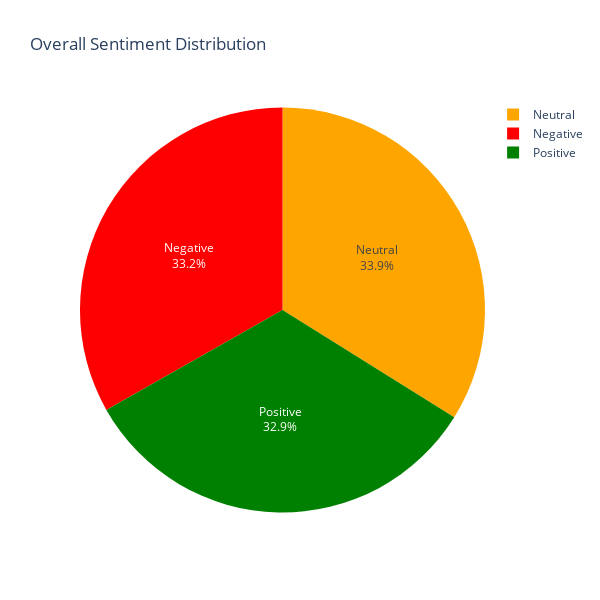

The notebook cell this image was saved under:
### Code cell
sentiment_counts = data['Sentiment'].value_counts().reset_index()
sentiment_counts.columns = ['Sentiment', 'Count']

# Create pie chart
fig = px.pie(
    sentiment_counts,
    names='Sentiment',
    values='Count',
    title='Overall Sentiment Distribution',
    color='Sentiment',
    color_discrete_map={
        'Positive': 'green',
        'Neutral': 'orange',
        'Negative': 'red'
    }
)

fig.update_traces(textinfo='percent+label')
fig.update_layout(width=600, height=600)
fig.show()

### Figure 1 — Plotly figure (JSON) as saved in the notebook; plotly's stock layout.template omitted (floating-point values rounded to 4 significant figures)
{"data": [{"customdata": [["Neutral"], ["Negative"], ["Positive"]], "domain": {"x": [0, 1], "y": [0, 1]}, "hovertemplate": "Sentiment=%{customdata[0]}<br>Count=%{value}<extra></extra>", "labels": ["Neutral", "Negative", "Positive"], "legendgroup": "", "marker": {"colors": ["orange", "red", "green"]}, "name": "", "showlegend": true, "textinfo": "percent+label", "type": "pie", "values": [1998, 1958, 1940]}], "layout": {"height": 600, "legend": {"tracegroupgap": 0}, "title": {"text": "Overall Sentiment Distribution"}, "width": 600}}
